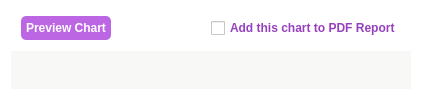
             <widget class="QWidget" name="tab">
              <property name="styleSheet">
               <string notr="true">background-color: rgb(255, 255, 255);</string>
              </property>
              <attribute name="icon">
               <iconset>
                <normaloff>Assets/button.png</normaloff>Assets/button.png</iconset>
              </attribute>
              <attribute name="title">
               <string>Charts</string>
              </attribute>
              <layout class="QVBoxLayout" name="verticalLayout_4">
               <item>
                <layout class="QHBoxLayout" name="horizontalLayout_4" stretch="1,2">
                 <property name="spacing">
                  <number>100</number>
                 </property>
                 <property name="leftMargin">
                  <number>10</number>
                 </property>
                 <property name="topMargin">
                  <number>5</number>
                 </property>
                 <property name="rightMargin">
                  <number>10</number>
                 </property>
                 <property name="bottomMargin">
                  <number>5</number>
                 </property>
                 <item>
                  <widget class="QPushButton" name="preview_chart">
                   <property name="sizePolicy">
                    <sizepolicy hsizetype="Fixed" vsizetype="Fixed">
                     <horstretch>0</horstretch>
                     <verstretch>0</verstretch>
                    </sizepolicy>
                   </property>
                   <property name="baseSize">
                    <size>
                     <width>0</width>
                     <height>0</height>
                    </size>
                   </property>
                   <property name="font">
                    <font>
                     <weight>75</weight>
                     <bold>true</bold>
                    </font>
                   </property>
                   <property name="styleSheet">
                    <string notr="true">background-color: rgba(183, 90, 226, 237);
border-radius:5px;
color: rgb(255, 255, 255);
padding: 5px; </string>
                   </property>
                   <property name="text">
                    <string>Preview Chart</string>
                   </property>
                  </widget>
                 </item>
                 <item>
                  <widget class="QCheckBox" name="checkBox">
                   <property name="sizePolicy">
                    <sizepolicy hsizetype="Minimum" vsizetype="Fixed">
                     <horstretch>0</horstretch>
                     <verstretch>0</verstretch>
                    </sizepolicy>
                   </property>
                   <property name="font">
                    <font>
                     <weight>75</weight>
                     <bold>true</bold>
                    </font>
                   </property>
                   <property name="styleSheet">
                    <string notr="true">color: rgb(151, 64, 191);</string>
                   </property>
                   <property name="text">
                    <string>Add this chart to PDF Report</string>
                   </property>
                  </widget>
                 </item>
                </layout>
               </item>
               <item>
                <widget class="QLabel" name="chart_area">
                 <property name="sizePolicy">
                  <sizepolicy hsizetype="Expanding" vsizetype="Expanding">
                   <horstretch>0</horstretch>
                   <verstretch>0</verstretch>
                  </sizepolicy>
                 </property>
                 <property name="styleSheet">
                  <string notr="true">background-color: rgb(248, 248, 246);
</string>
                 </property>
                 <property name="text">
                  <string/>
                 </property>
                 <property name="scaledContents">
                  <bool>true</bool>
                 </property>
                </widget>
               </item>
              </layout>
             </widget>
